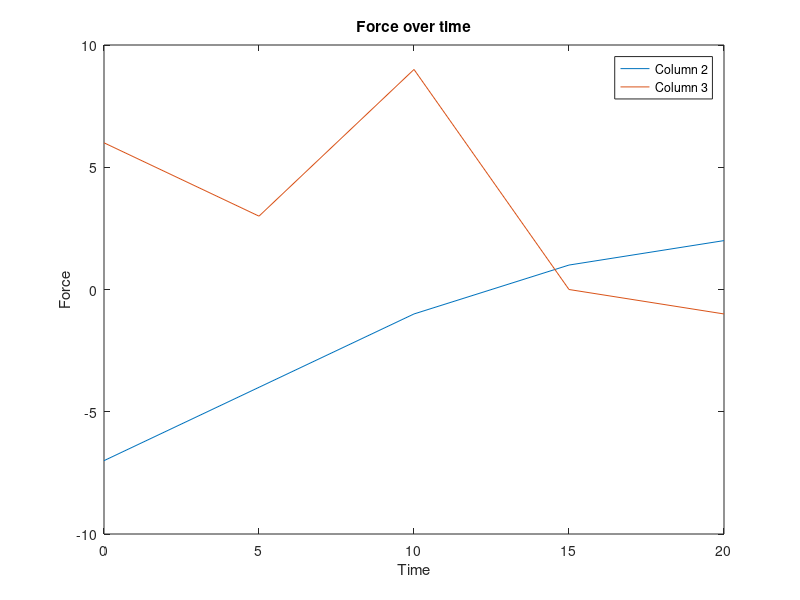

MATLAB code for this plot: (Note: this script raises an error after producing the figure.)
% Brandon Ramirez Lopez
% ME 203 Section 1001
% Homework 3
clc,clear all,format compact
%% Question 1
A=[0 -7 6;5 -4 3; 10 -1 9;15 1 0; 20 2 -1];
plot(A(:,1),A(:,2),A(:,1),A(:,3))
title('Force over time')
ylabel('Force')
xlabel('Time')
legend('Column 2','Column 3')
%% Question 2 
A=[3 7 -4 12; -5 9 10 2; 6 13 8 11; 15 5 4 1];
B=A(:,2:4)
C=A(2:4,:)
D=A(1:2,2:4)
%% Question 3
A=[56 32;24 -16];
B=[14 -4;6 -2];
a=A.*B
b=A./B
c=B.^3
%% Question 4
a=6*pi*atan(12.5)+4
b=5*tan(3*asin(13/5))
%% Question 5a
syms x y
eqn1=-2*x+y==-5;
eqn2=-2*x+y==3;
[A,B]=equationsToMatrix([eqn1,eqn2]);,[x,y];
xy=linsolve(A,B)
%% Question 5b
syms x y
eqn1=-2*x+y==3;
eqn2=-8*x+4*y==12;
[A,B]=equationsToMatrix([eqn1,eqn2]);,[x,y];
xy=linsolve(A,B)
%% Question 5c
syms x y
eqn1=-2*x+y==-5;
eqn2=-2*x+y==-5.00001;
[A,B]=equationsToMatrix([eqn1,eqn2]);,[x,y];
xy=linsolve(A,B)
%% Question 5d
syms x1 x2 x3 x4
eqn1=x1+5*x2-x3+6*x4==19;
eqn2=2*x1-x2+x3-2*x4==7;
eqn3=-x1+4*x2-x3+3*x4==30;
eqn4=3*x1-7*x2-2*x3+x4==-75;
[A,B]=equationsToMatrix([eqn1,eqn2,eqn3,eqn4]);,[x1,x2,x3,x4];
V=linsolve(A,B)
%% Question 6
t=1:.01:3;
T=6*log(t)-7*exp(.2*t);
plot(t,T)
title('Temperature in C over 3 minutes')
xlabel('Time')
ylabel('Temp. C')
%% Question 7
a=1:10;
b=1:10;
c=1:10;
D1=(a==b)&((b==c)|(a==c));
D2=(a==b)|((b==c)&(a==c));
isequaln(D1,D2)
tf=D1==D2
%% Question 8
for R=[51,67,73,84,99];
if R>=90
    disp('A')
elseif R>=80
    disp('B')
elseif R>=70
    disp('C')
elseif R>=60
    disp('D')
elseif R<60
    disp('F')
end
end